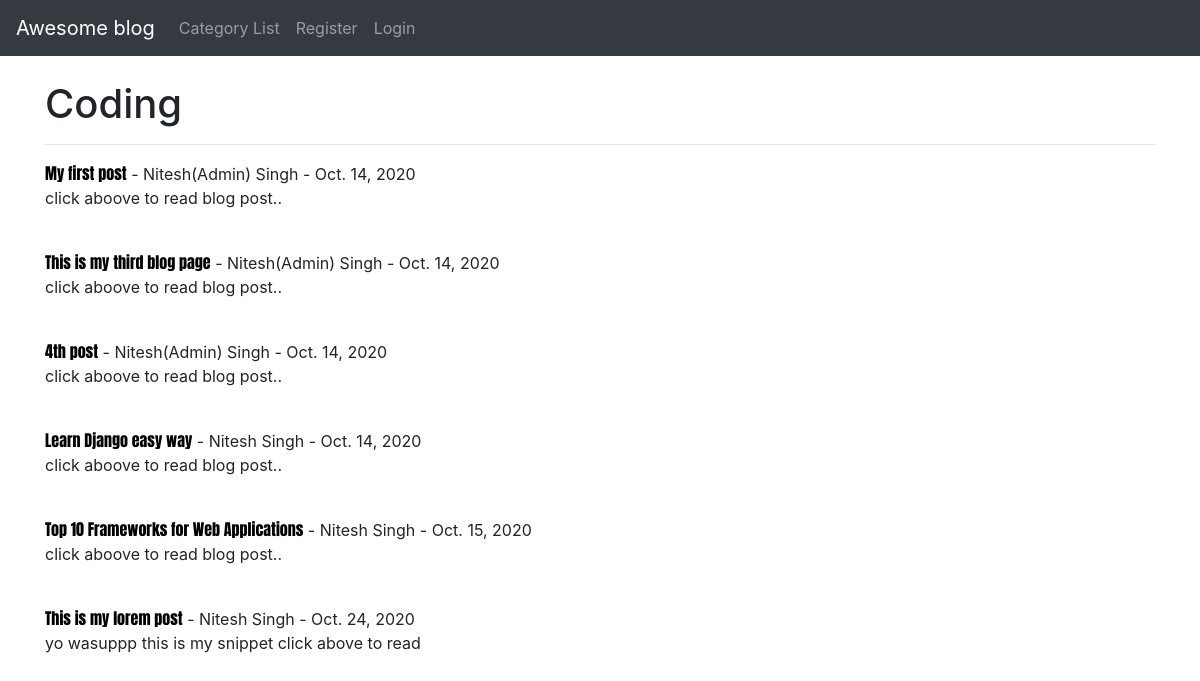
/category/coding/, run on the app's committed database.
### theblog/models.py (models this page shows, shortened)
class Post(models.Model):
    title = models.CharField(max_length=255)
    header_image = models.ImageField(null=True, blank=True, upload_to="images/")
    title_tag = models.CharField(max_length=255)
    author = models.ForeignKey(User, on_delete=models.CASCADE)
    body = RichTextField(blank=True,null=True)
    post_date = models.DateField(auto_now_add=True)
    category = models.CharField(max_length=25, default='coding')
    snippet = models.CharField(max_length=50)
    likes = models.ManyToManyField(User, related_name='blog_posts')

### theblog/views.py (the view)
# urls.py: path('category/<str:cats>/',CategoryView,name='category'),
def CategoryView(request, cats):
    category_post = Post.objects.filter(category=cats.replace('-',' '))
    return render(request, 'categories.html',{'cats':cats.title().replace('-',' '),'category_posts':category_post})

### theblog/templates/categories.html (shortened to what this page needs)
{% extends "base.html" %}
{% block content %}
{% if category_posts %}
<h1> {{ cats|capfirst }} </h1><hr style="text-align:left;margin-left:0">
{% for post in category_posts %}
<li><a href="{% url 'article_detail' post.pk %}" class="ft-blog-heading">{{post.title|capfirst}}</a> - {{post.author.first_name}}
    {{post.author.last_name}} - {{post.post_date}}
<p>{{post.snippet}} <br></p><br>
{% endfor %}
{% else %}
  <h2>Sorry this page doestn't exits</h2>
{% endif %}
{% endblock content %}

### theblog/static/css/core0.css (style rules this page uses)
* { margin: 0; padding: 0; }
li { list-style: none; }
.ft-blog-heading { font-family: 'Anton', sans-serif; color: black; }

### data on the page
Post: title "My first post", author.first_name "Nitesh(Admin)", author.last_name "Singh", post_date "Oct. 14, 2020", snippet "click aboove to read blog post.."
Post: title "This is my third blog page", author.first_name "Nitesh(Admin)", author.last_name "Singh", post_date "Oct. 14, 2020", snippet "click aboove to read blog post.."
Post: title "4th post", author.first_name "Nitesh(Admin)", author.last_name "Singh", post_date "Oct. 14, 2020", snippet "click aboove to read blog post.."
Post: title "Learn Django easy way", author.first_name "Nitesh", author.last_name "Singh", post_date "Oct. 14, 2020", snippet "click aboove to read blog post.."
Post: title "Top 10 Frameworks for Web Applications", author.first_name "Nitesh", author.last_name "Singh", post_date "Oct. 15, 2020", snippet "click aboove to read blog post.."
Post: title "This is my lorem post", author.first_name "Nitesh", author.last_name "Singh", post_date "Oct. 24, 2020", snippet "yo wasuppp this is my snippet click above to read"

### other printed values
{{ cats|capfirst }} "Coding"
